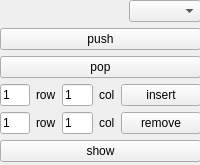
<?xml version="1.0" encoding="UTF-8"?>
<ui version="4.0">
 <class>ControlWidget</class>
 <widget class="QWidget" name="ControlWidget">
  <property name="geometry">
   <rect>
    <x>0</x>
    <y>0</y>
    <width>200</width>
    <height>165</height>
   </rect>
  </property>
  <property name="sizePolicy">
   <sizepolicy hsizetype="Fixed" vsizetype="Fixed">
    <horstretch>0</horstretch>
    <verstretch>0</verstretch>
   </sizepolicy>
  </property>
  <property name="minimumSize">
   <size>
    <width>200</width>
    <height>165</height>
   </size>
  </property>
  <property name="maximumSize">
   <size>
    <width>200</width>
    <height>165</height>
   </size>
  </property>
  <property name="windowTitle">
   <string>Form</string>
  </property>
  <widget class="QWidget" name="verticalLayoutWidget">
   <property name="geometry">
    <rect>
     <x>0</x>
     <y>0</y>
     <width>201</width>
     <height>164</height>
    </rect>
   </property>
   <layout class="QVBoxLayout" name="verticalLayout">
    <item>
     <layout class="QHBoxLayout" name="horizontalLayout_3">
      <item>
       <spacer name="horizontalSpacer">
        <property name="orientation">
         <enum>Qt::Horizontal</enum>
        </property>
        <property name="sizeHint" stdset="0">
         <size>
          <width>40</width>
          <height>20</height>
         </size>
        </property>
       </spacer>
      </item>
      <item>
       <widget class="QComboBox" name="cb_align"/>
      </item>
     </layout>
    </item>
    <item>
     <widget class="QPushButton" name="push">
      <property name="text">
       <string>push</string>
      </property>
     </widget>
    </item>
    <item>
     <widget class="QPushButton" name="pop">
      <property name="text">
       <string>pop</string>
      </property>
     </widget>
    </item>
    <item>
     <layout class="QHBoxLayout" name="horizontalLayout">
      <item>
       <widget class="QLineEdit" name="lineEdit_insert_row">
        <property name="text">
         <string>1</string>
        </property>
       </widget>
      </item>
      <item>
       <widget class="QLabel" name="label">
        <property name="text">
         <string>row</string>
        </property>
       </widget>
      </item>
      <item>
       <widget class="QLineEdit" name="lineEdit_insert_col">
        <property name="text">
         <string>1</string>
        </property>
       </widget>
      </item>
      <item>
       <widget class="QLabel" name="label_2">
        <property name="frameShape">
         <enum>QFrame::NoFrame</enum>
        </property>
        <property name="text">
         <string>col</string>
        </property>
       </widget>
      </item>
      <item>
       <widget class="QPushButton" name="insert">
        <property name="text">
         <string>insert</string>
        </property>
       </widget>
      </item>
     </layout>
    </item>
    <item>
     <layout class="QHBoxLayout" name="horizontalLayout_2">
      <item>
       <widget class="QLineEdit" name="lineEdit_remove_row">
        <property name="text">
         <string>1</string>
        </property>
       </widget>
      </item>
      <item>
       <widget class="QLabel" name="label_3">
        <property name="text">
         <string>row</string>
        </property>
       </widget>
      </item>
      <item>
       <widget class="QLineEdit" name="lineEdit_remove_col">
        <property name="text">
         <string>1</string>
        </property>
       </widget>
      </item>
      <item>
       <widget class="QLabel" name="label_4">
        <property name="frameShape">
         <enum>QFrame::NoFrame</enum>
        </property>
        <property name="text">
         <string>col</string>
        </property>
       </widget>
      </item>
      <item>
       <widget class="QPushButton" name="remove">
        <property name="text">
         <string>remove</string>
        </property>
       </widget>
      </item>
     </layout>
    </item>
    <item>
     <widget class="QPushButton" name="show">
      <property name="text">
       <string>show</string>
      </property>
     </widget>
    </item>
   </layout>
  </widget>
 </widget>
 <resources/>
 <connections/>
</ui>
